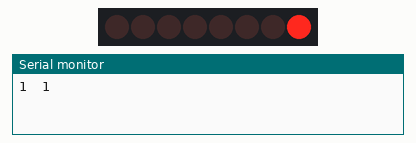
Simulated run of this sketch. Board: Arduino Uno, built with avr-gcc and run on an emulated ATmega328P. On the bench: 8 shift-register outputs drawn as a row of LEDs (first output left, lit = HIGH), the last lines printed to the serial monitor. Wiring (inferred from the names in the program): shift register (74HC595): data pin 12; shift clock pin 9; latch pin 11. Wiring (inferred from the signals the program sends): row of LEDs: on Q0, Q1, Q2, Q3, Q4, Q5, Q6, Q7.

Above: at 0.15 s.
At 5.07 s:
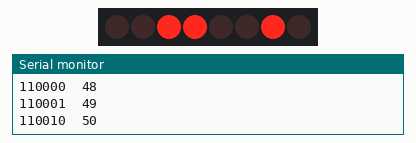
At 10.0 s:
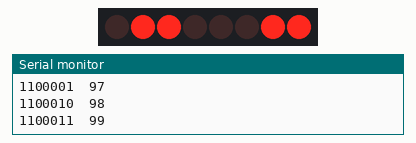
At 19.96 s:
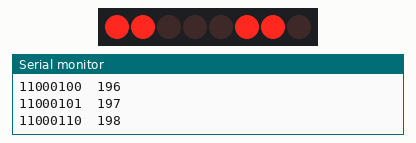
At 29.92 s:
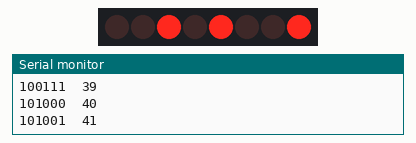
At 39.88 s:
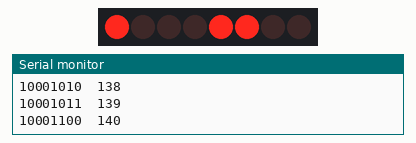
Timing chart, 0 to 40.0 s (numbered marks = the images above):
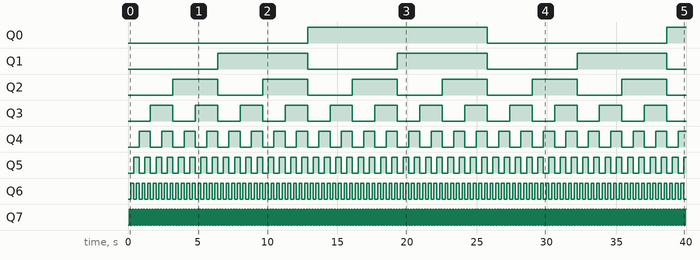

Measured:
- by itself, Q0: LOW → HIGH at 12.9 s, → LOW 12.9 s later, → HIGH 12.9 s later
- by itself, Q1: alternates HIGH for 6.4 s and LOW for 6.4 s
- by itself, Q2: alternates HIGH for 3.2 s and LOW for 3.2 s
- by itself, Q3: alternates HIGH for 1.6 s and LOW for 1.6 s
- by itself, Q4: alternates HIGH for 0.80 s and LOW for 0.80 s
- by itself, Q5: alternates HIGH for 0.40 s and LOW for 0.40 s
- by itself, Q6: alternates HIGH for 0.20 s and LOW for 0.20 s
- by itself, Q7: alternates HIGH for 0.10 s and LOW for 0.10 s

The sketch:

HEXHW.ino
```cpp
int latchPin = 11;
int clockPin = 9;
int dataPin = 12;
int dt =100;
byte LEDs = 0b00000000;

void setup() {
  // pu  t your setup code here, to run once:

  Serial.begin(9600);
  pinMode(latchPin,OUTPUT);
  pinMode(dataPin,OUTPUT);
  pinMode(clockPin,OUTPUT);


}

void loop() {
  // put your main code here, to run repeatedly:


  while (LEDs <= 0xFF) {

  digitalWrite(latchPin,LOW);
  shiftOut(dataPin,clockPin,LSBFIRST,LEDs);
  digitalWrite(latchPin,HIGH);
  delay(dt);
  LEDs = LEDs+1;
  Serial.print(LEDs,BIN);
  Serial.print("  ");
  Serial.println(LEDs,DEC);


  }

}
```
